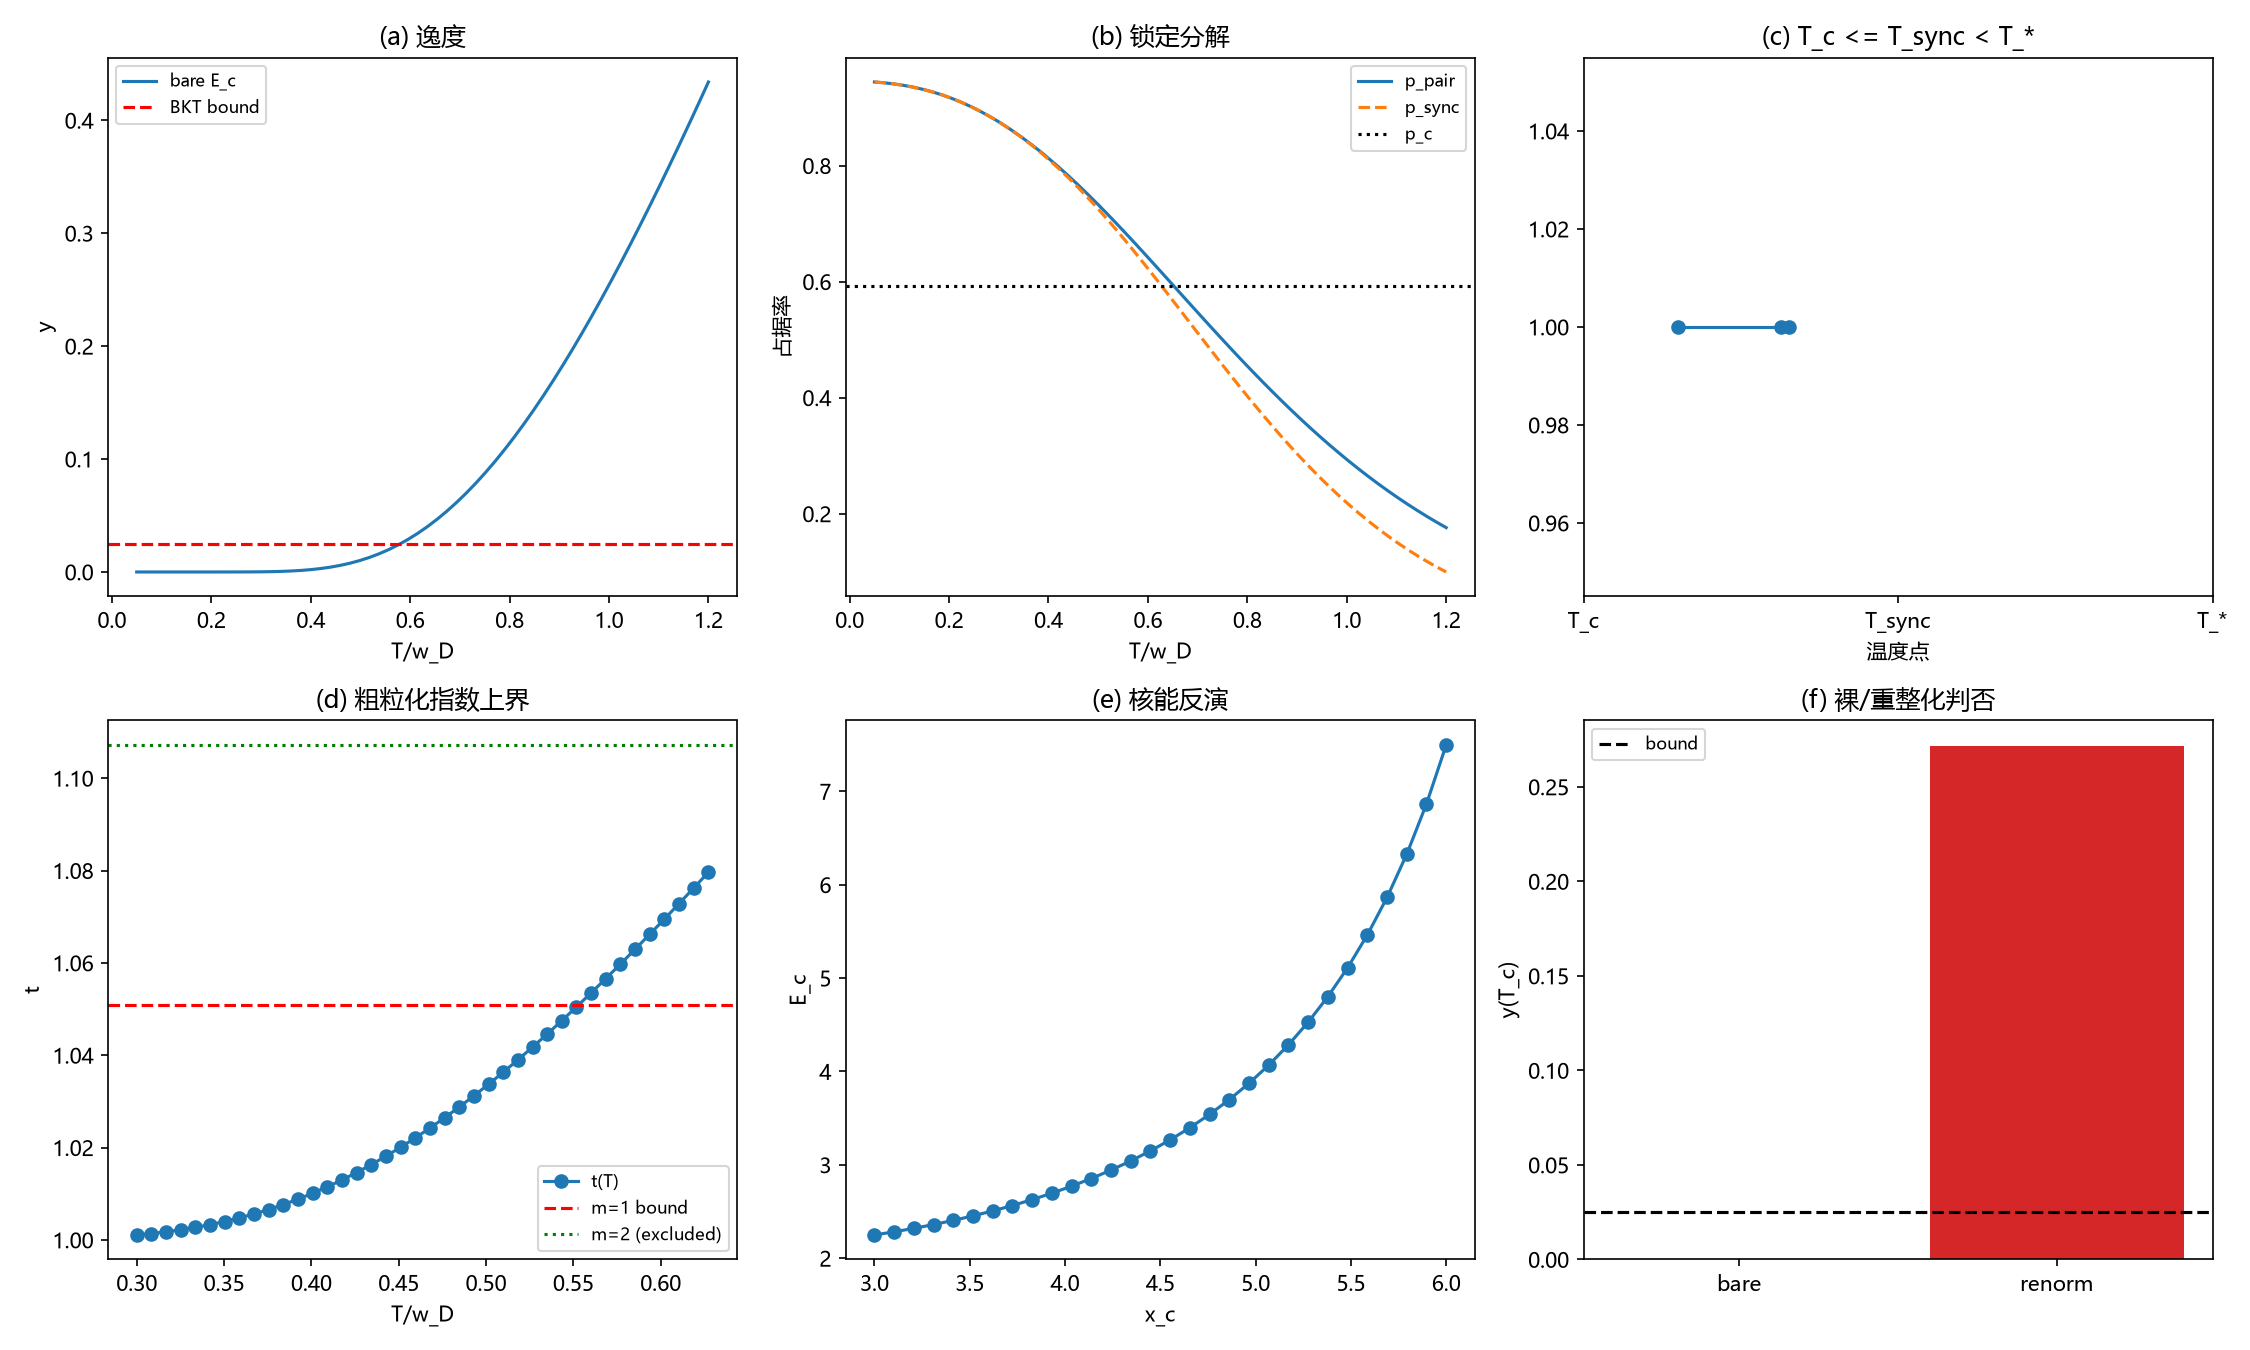

Write the Python code that produced this figure.
# -*- coding: utf-8 -*-
"""环 15：`审-6` 锁定整数与 E_c/gamma 反演（第 159 轮，R-168）

只做解析式的数值核对与函数图像，不做任何数据拟合。
运行：python "环15锁定整数与Ec反演.py"（本目录）
输出：环15锁定整数与Ec反演.png / .json
"""
import json
import numpy as np
import matplotlib
matplotlib.use("Agg")
import matplotlib.pyplot as plt
from scipy.stats import chi2
from scipy.optimize import brentq

plt.rcParams["font.sans-serif"] = ["Microsoft YaHei", "SimHei", "DejaVu Sans"]
plt.rcParams["axes.unicode_minus"] = False

PC = 0.592746
NU = 9.0
TU = 1.3
TC = 0.3
XC = 4.5
G = 0.622281
BETA_K = 0.89294
YBOUND = 2.0 * np.pi * np.exp(-np.pi ** 2 / (2.0 * BETA_K))


def w(x, n=20001):
    if x <= 0.0:
        return 1.0
    u = np.linspace(0.0, 1.0, n)
    return float(2.0 * np.trapezoid(u * np.tanh(u / (2.0 * x)), u))


WC = w(TC)
Phi = lambda p: ((p - PC) / (1 - PC)) ** TU
phic = 1.0 - chi2.cdf(XC, NU)
PHIC = Phi(phic)
PHI0 = Phi(1.0 - chi2.cdf(XC * WC, NU))
KAP = G * PHIC
UPS0 = 2.0 * TC / (np.pi * WC * KAP)      # Upsilon_0 = Upsilon_bond
U0 = UPS0 * PHI0
EC = np.pi ** 2 * UPS0 / 2.0
GAMMA = UPS0                              # omega_D = 1


def y_of(t, ec=EC):
    if t <= 0:
        return 0.0
    return 2.0 * np.pi * np.exp(-ec / t)


def p_pair(t):
    return 1.0 - chi2.cdf(XC * WC / w(t), NU)


def p_sync(t):
    return p_pair(t) * (1.0 - y_of(t))


checks = {}

# ---- C1 锁定分解 ----
ts = np.linspace(0.05, 1.2, 60)
ps = np.array([p_sync(float(t)) for t in ts])
pp = np.array([p_pair(float(t)) for t in ts])
checks["C1_sync_le_pair"] = bool(np.all(ps <= pp))
assert np.all(ps <= pp)

# ---- C2 逸度单调 ----
ys = np.array([y_of(float(t)) for t in ts])
checks["C2_y_monotone"] = bool(np.all(np.diff(ys) > 0))
assert np.all(np.diff(ys) > 0)

# ---- C3 两阈值抬升与 T_sync<T_* ----
YTC = y_of(TC)
thr_sync = PC / (1.0 - YTC)
checks["C3_threshold_uplift"] = thr_sync - PC
assert thr_sync > PC
TSTAR = brentq(lambda t: p_pair(t) - PC, TC, 2.0, xtol=1e-12)
TSYNC = brentq(lambda t: p_pair(t) - PC / (1.0 - y_of(t)), TC, TSTAR, xtol=1e-12)
checks["C3_Tsync"] = TSYNC
checks["C3_Tstar"] = TSTAR
checks["C3_Tc"] = TC
assert TC < TSYNC < TSTAR

# ---- C4 m=1 分支 t(T_c) 上界 ----
t_TC = 1.0 + np.log(1.0 - YTC) / np.log(phic)
checks["C4_t_Tc_m1"] = t_TC
checks["C4_bound_m1"] = 1.0509
checks["C4_bound_m2"] = 1.1072
assert 1.0 < t_TC < 1.0509

# ---- C5 E_c 与 gamma 反演 ----
checks["C5_Upsilon0"] = UPS0
checks["C5_Ec"] = EC
checks["C5_gamma"] = GAMMA
checks["C5_Phi0"] = PHI0
assert abs(EC - np.pi ** 2 * U0 / (2.0 * PHI0)) < 1e-12

# ---- C6 裸 vs 重整化 ----
EC_REN = np.pi ** 2 * (2.0 * TC / np.pi) / 2.0
y_ren = 2.0 * np.pi * np.exp(-EC_REN / TC)
checks["C6_y_bare_Tc"] = YTC
checks["C6_y_ren_Tc"] = y_ren
checks["C6_bound"] = YBOUND
assert YTC < YBOUND < y_ren

# ---- C7 E_c 随 x_c 的反演单调 ----
xcs = np.linspace(3.0, 6.0, 30)
ecs = []
for xc in xcs:
    ph = Phi(1.0 - chi2.cdf(xc, NU))
    ph0 = Phi(1.0 - chi2.cdf(xc * WC, NU))
    kap = G * ph
    ub = 2.0 * TC / (np.pi * WC * kap)
    ecs.append(np.pi ** 2 * ub / 2.0)
checks["C7_Ec_monotone"] = bool(np.all(np.diff(ecs) > 0))
checks["C7_Ec_range"] = [float(min(ecs)), float(max(ecs))]
assert np.all(np.diff(ecs) > 0)

# ---------------- 图像 ----------------
fig, axes = plt.subplots(2, 3, figsize=(15, 9))

ax = axes[0, 0]
ax.plot(ts, ys, label="bare E_c")
ax.axhline(YBOUND, color="r", ls="--", label="BKT bound")
ax.set(xlabel="T/w_D", ylabel="y", title="(a) 逸度")
ax.legend(fontsize=8)

ax = axes[0, 1]
ax.plot(ts, pp, label="p_pair")
ax.plot(ts, ps, "--", label="p_sync")
ax.axhline(PC, color="k", ls=":", label="p_c")
ax.set(xlabel="T/w_D", ylabel="占据率", title="(b) 锁定分解")
ax.legend(fontsize=8)

ax = axes[0, 2]
ax.plot([TC, TSYNC, TSTAR], [1, 1, 1], "o-")
ax.set(xlabel="温度点", ylabel="", title="(c) T_c <= T_sync < T_*")
ax.set_xticks([0, 1, 2])
ax.set_xticklabels(["T_c", "T_sync", "T_*"])

ax = axes[1, 0]
tt = np.linspace(TC, TSYNC, 40)
tv = [1.0 + np.log(1.0 - y_of(float(t))) / np.log(p_pair(float(t))) for t in tt]
ax.plot(tt, tv, "o-", label="t(T)")
ax.axhline(1.0509, color="r", ls="--", label="m=1 bound")
ax.axhline(1.1072, color="g", ls=":", label="m=2 (excluded)")
ax.set(xlabel="T/w_D", ylabel="t", title="(d) 粗粒化指数上界")
ax.legend(fontsize=8)

ax = axes[1, 1]
ax.plot(xcs, ecs, "o-", label="E_c")
ax.set(xlabel="x_c", ylabel="E_c", title="(e) 核能反演")

ax = axes[1, 2]
ax.bar(["bare", "renorm"], [YTC, y_ren], color=["tab:blue", "tab:red"])
ax.axhline(YBOUND, color="k", ls="--", label="bound")
ax.set(ylabel="y(T_c)", title="(f) 裸/重整化判否")
ax.legend(fontsize=8)

fig.tight_layout()
fig.savefig("环15锁定整数与Ec反演.png", dpi=150)
with open("环15锁定整数与Ec反演.json", "w", encoding="utf-8") as fh:
    json.dump(checks, fh, ensure_ascii=False, indent=2)
print(json.dumps(checks, ensure_ascii=False, indent=2))
